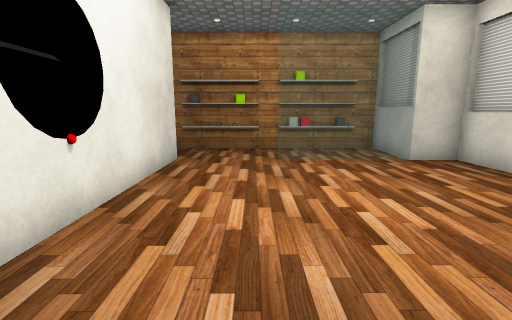
[1] (above)

12 first-person views from a walk through a Unity game level. The camera is 1.5 m above the floor, tilts 10° down and sees 85° across. Doors are open. The floor is counted in squares, 1 m on a side. Each view is taken from the middle of a square. On the plan, view 1 faces up. The plan holds only what a view shows up to about 14 squares ahead; the rest is blank. The place goes on beyond the plan. The player character is not drawn. Some surface patterns are stand-ins.

[2]
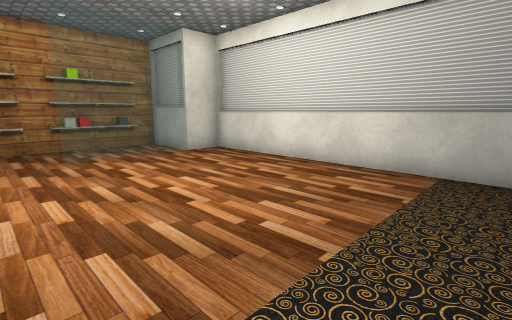

[3]
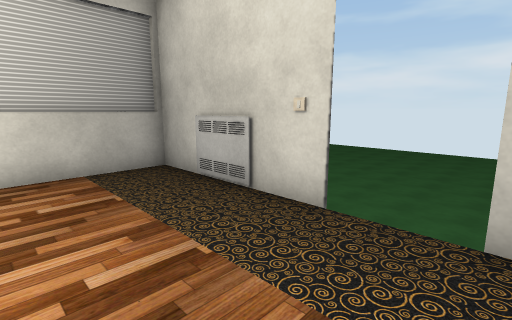

[4]
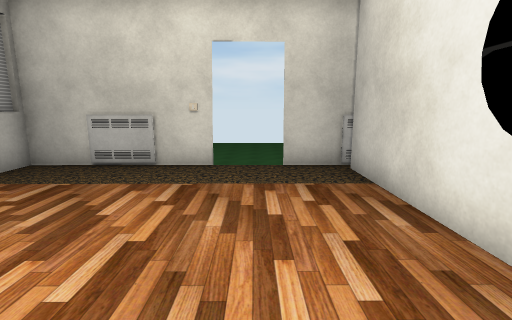

[5]
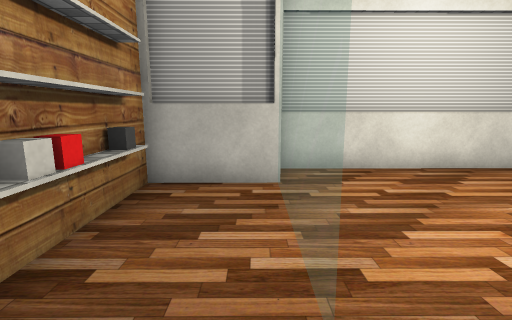

[6]
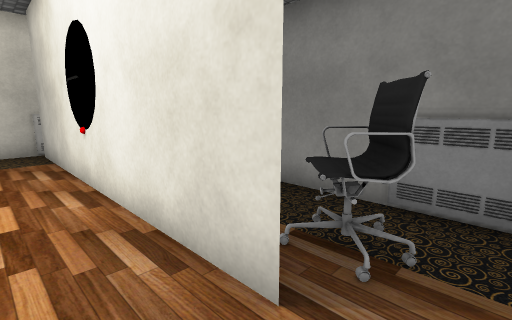

[7]
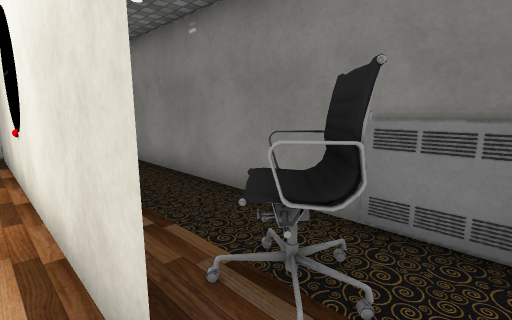

[8]
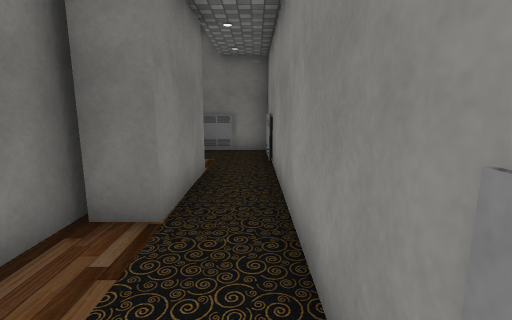

[9]
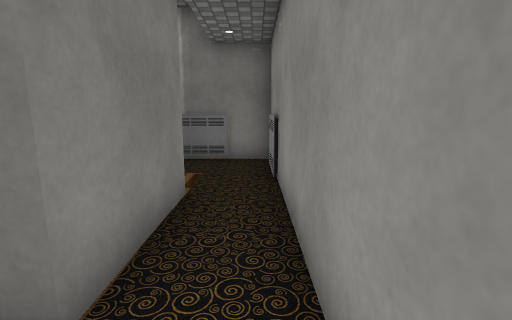

[10]
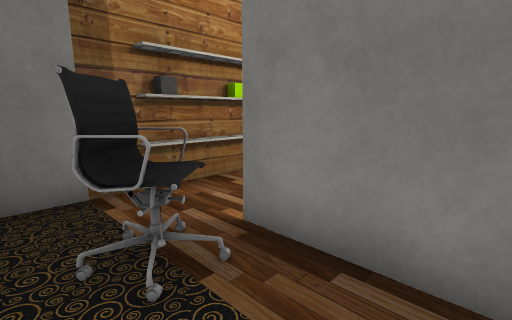

[11]
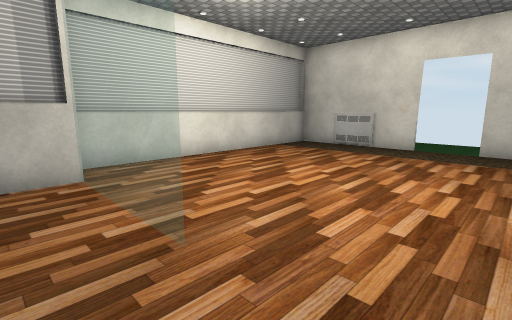

[12]
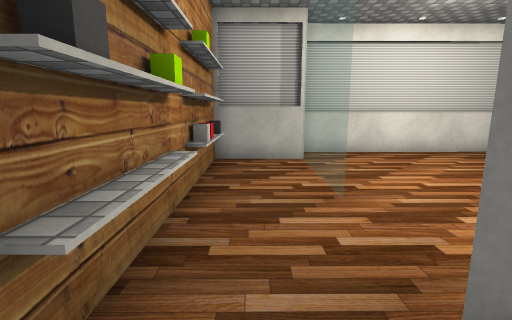

### Floor plan
Key: @ floor where view 1 was taken; # wall or solid block; x gap in a wall; . floor; D open door; = window, fence, low wall or low ledge; v drop or lower ground; B white block; R red block; G grey block; A radiator; C chair; O other object.
Columns run from 6 left of view 1 to 6 right of it. Each row starts with its distance up from view 1.
 11  ######BRG##
 10 #..........#
  9 A.CC#......##
  8 #.C.#..====.#
  7 #...#.......#
  6 #...#.......#
  5 #.###.......#
  4 #.##........#
  3 #.##........#
  2 #.###.......#
  1 #...#.......#
  0  A..#.@.....#
 -1  ...#.......#
 -2  ##A#xDDO#A#v

Positions as (right, up) in squares from view 1, and headings:
1: (0, 0), facing up
2: (-1, -1), facing up-right
3: (-1, 2), facing down-right
4: (0, 6), facing down
5: (-1, 9), facing right
6: (-1, 10), facing down-left
7: (-2, 10), facing down-left
8: (-5, 9), facing down
9: (-5, 7), facing down
10: (-5, 6), facing up-right
11: (-2, 10), facing down-right
12: (-4, 10), facing right
